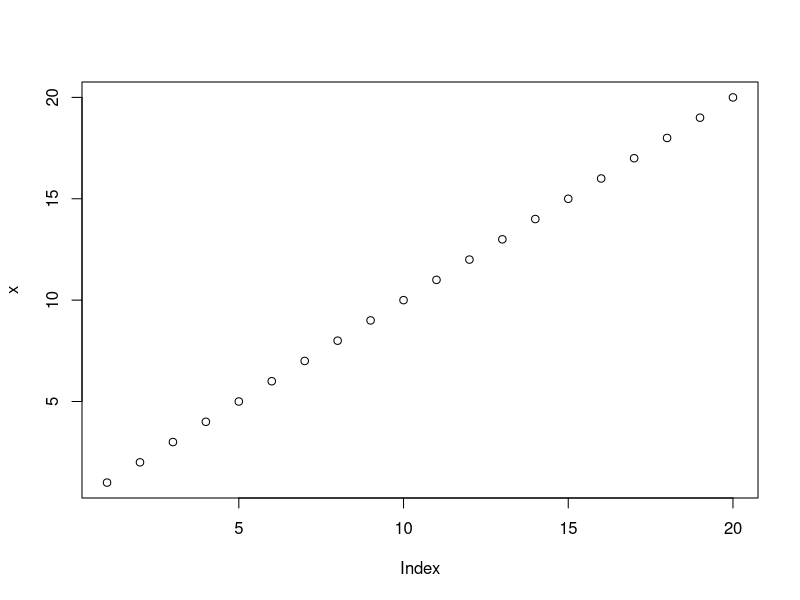
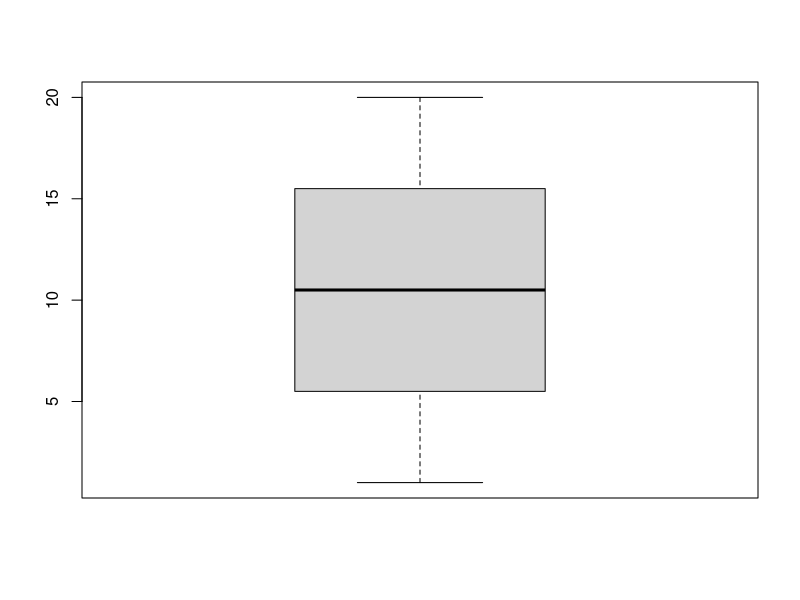
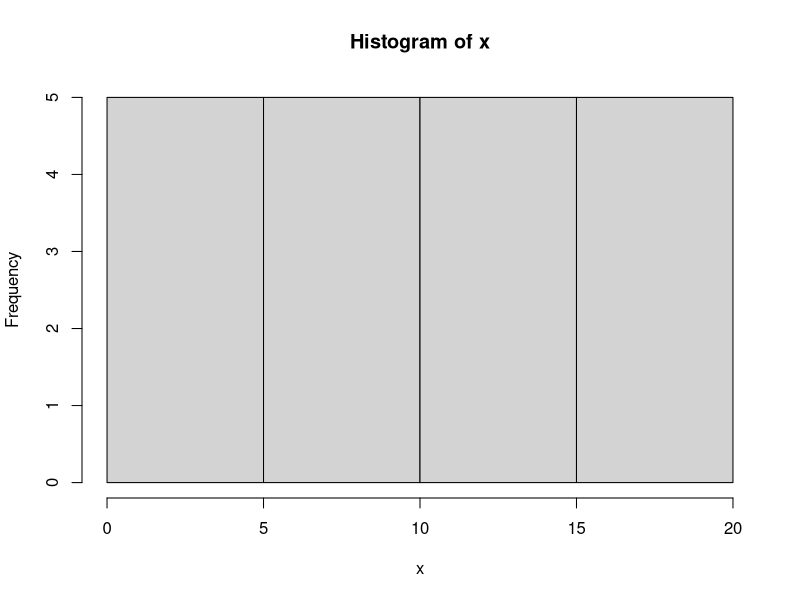
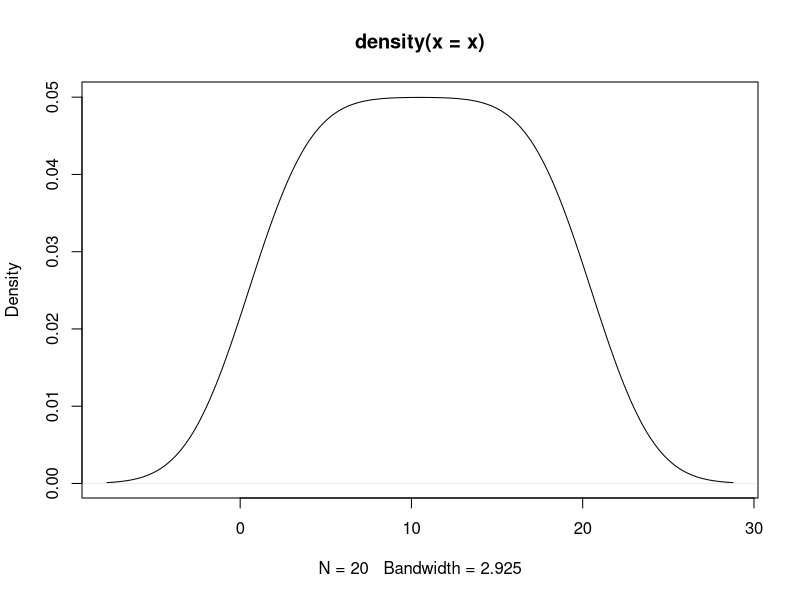
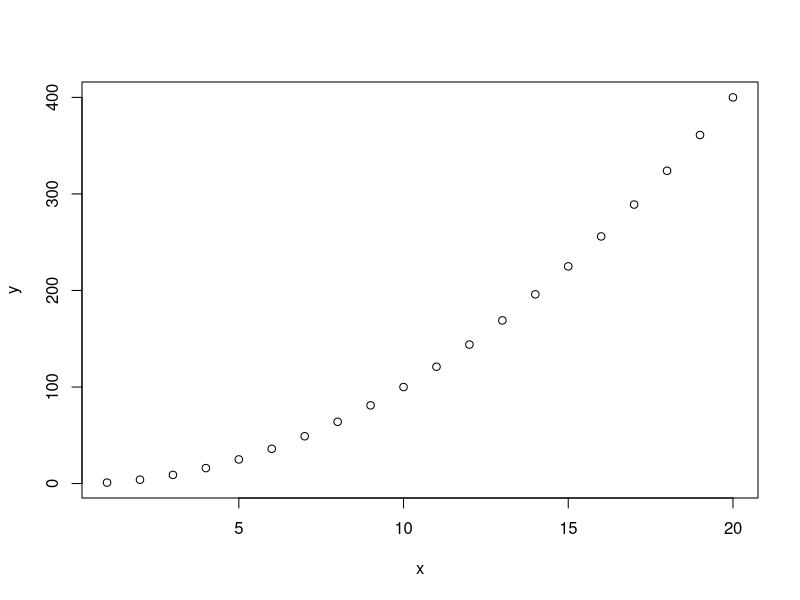
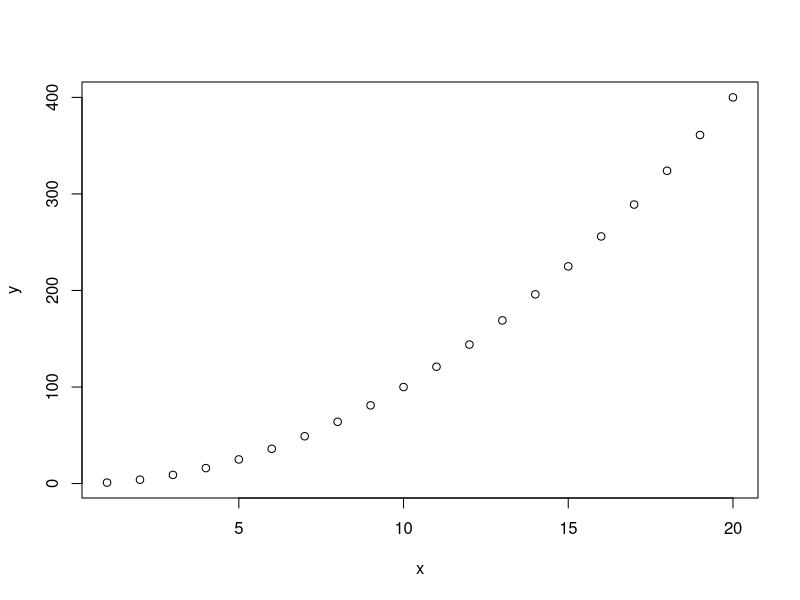
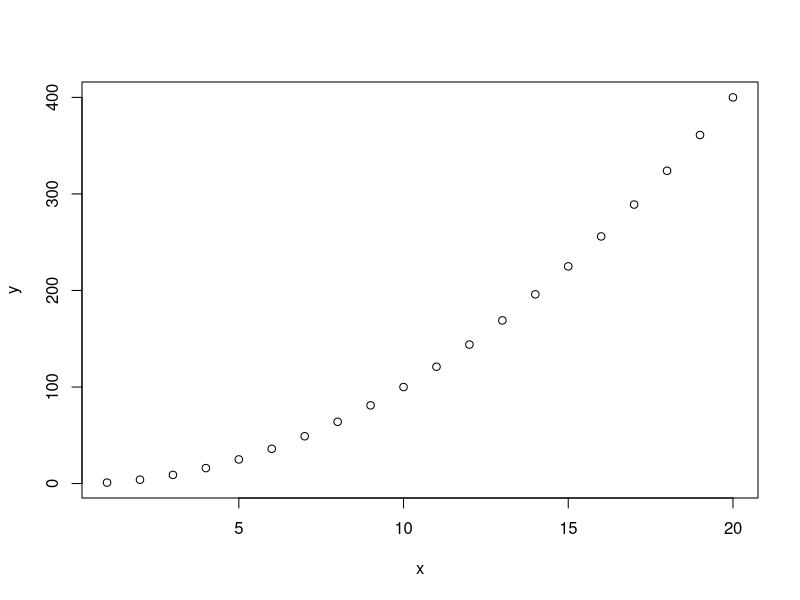
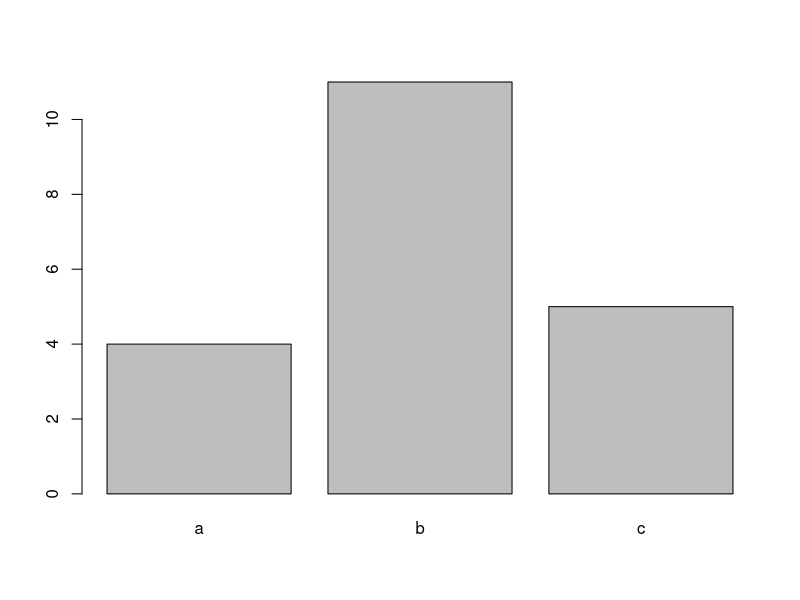

R code for these plots, in order:
# Numeric

x <- 1:20
plot(x)

boxplot(x)
hist(x)
plot(density(x))

y <- x^2
plot(x, y)
plot(y~x)

(df <- data.frame(x, y))
plot(df)

# Categorical

f <- sample(factor(c("a", "b", "c")), 20, replace=T, set.seed(1234))
plot(f)

barplot(table(f))
pie(table(f))

plot(f, y)
plot(y~f)

g <- sample(factor(c("a", "b", "c")), 20, replace=T, set.seed(4321))
plot(f, g)
barplot(table(f, g))

# Multi

(df <- data.frame(df, f, g))
plot(df)
pairs(df, panel=panel.smooth)

# Time Series

plot(y)

(yt <- ts(y))
plot(yt)

plot.ts(y)

# Add point and line

?points

df2 <- df[x>10,]
points(df2, col="red", pch=19)

lines(x, y, col="grey")
lines(x, fitted(lm(y~x)), col="blue", lty="dashed")

abline(v=mean(x), h=mean(y), col="purple", lty="dotted")
abline(lm(y~x), col="black")

# Graphic Parameters

?par

plot(x, y,
     main="Main Title",
     sub="Sub Title",
     xlab="xxx",
     ylab="yyy")

plot(x, y, las=0)
plot(x, y, las=1)
plot(x, y, las=2)
plot(x, y, las=3)

plot(x, y, bty="o")
plot(x, y, bty="n")
plot(x, y, bty="l")
plot(x, y, bty="[")
plot(x, y, bty="]")

plot(x, y, type="p")
plot(x, y, type="l")
plot(x, y, type="b")
plot(x, y, type="o")
plot(x, y, type="s")
plot(x, y, type="h")

plot(x, y, type="n")
grid()
lines(x, y, col="grey")
points(x, y, pch=19, col="red")

plot(x, y)
plot(x, y, xlim=c(0, 10), ylim=c(0, 100))

# Legend, Text

plot(x, y, type="l", col="red")
abline(h=200, col="blue")

legend("topleft", inset=.02, title="y~x",
       legend=c("red", "blue"),
       lty=c("solid", "solid"),
       col=c("red", "blue"))

text(2, 20, font=1, col="red", cex=1.0,
     labels="text1")
text(5, 50, font=3, col="blue", cex=1.2,
     labels="text2")

text(x, y, font=1, col="darkgrey", cex=1.0,
     labels=y)
text(x, y, font=1, col="black", cex=1.0, pos=1,
     labels=y)
text(x, y, font=1, col="yellow", cex=1.0, pos=2,
     labels=y)
text(x, y, font=1, col="skyblue", cex=1.0, pos=3,
     labels=y)
text(x, y, font=1, col="magenta", cex=1.0, pos=4,
     labels=y)

# Windows, Margins

windows()
windows(12, 8)

par("mai")

plot(x, y,
     main="Main Title",
     sub="Sub Title",
     xlab="xxx",
     ylab="yyy")

old_par <- par("mai"=c(1, 2, 3, 4))

plot(x, y,
     main="Main Title",
     sub="Sub Title",
     xlab="xxx",
     ylab="yyy")

par(old_par)

plot(x, y,
     main="Main Title",
     sub="Sub Title",
     xlab="xxx",
     ylab="yyy")

par("mai")

par("mar")
old_par <- par("mar"=c(1, 2, 3, 4))

plot(x, y,
     main="Main Title",
     sub="Sub Title",
     xlab="xxx",
     ylab="yyy")

par(old_par)

plot(x, y,
     main="Main Title",
     sub="Sub Title",
     xlab="xxx",
     ylab="yyy")

par("mar")

# Rows and Columns

par("mfrow")
par("mfrow"=c(2, 2))

plot(x)
plot(y)
plot(f)
plot(g)

par("mfrow"=c(1, 1))

par("mfcol")
par("mfcol"=c(2, 2))

plot(x)
plot(y)
plot(f)
plot(g)

par("mfcol"=c(1, 1))

# Function

plot(lm(y~x))

rm(list=ls())
